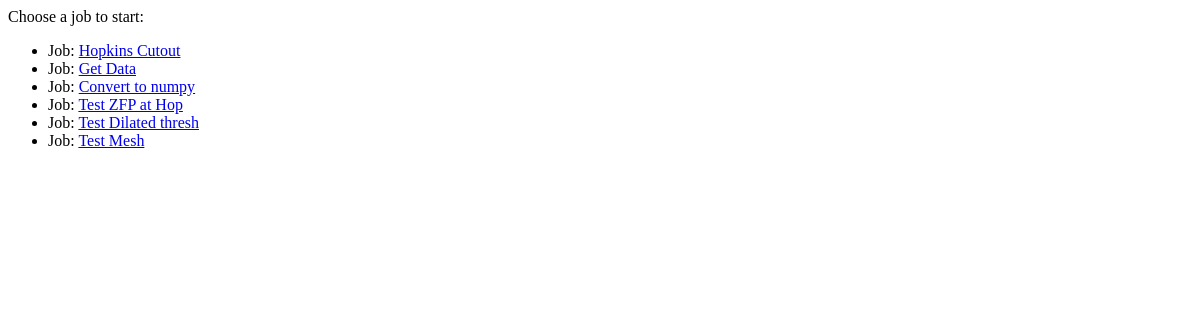
Before: /fec/jobs/ with the older database file.
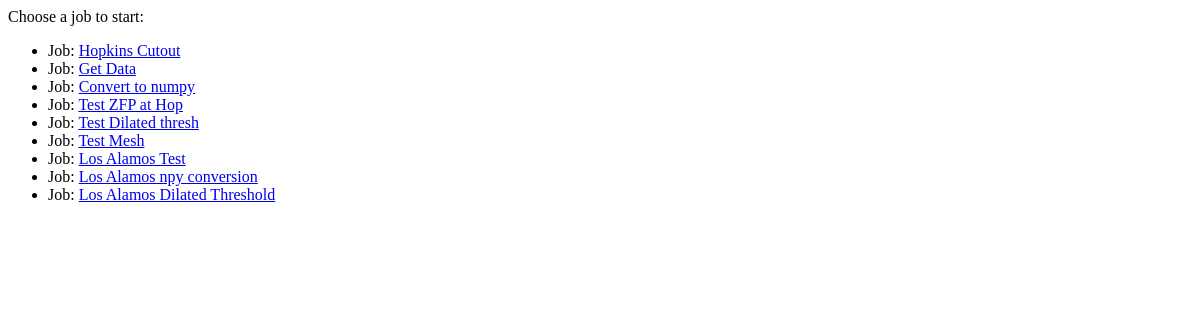
After: the same page with the newer database file.
### fec/models.py (models this page shows, shortened)
class Job(models.Model):
    name = models.CharField(max_length=100)
    xlen = models.IntegerField(default=1) #Cube size is the same for all tasks in a job
    ylen = models.IntegerField(default=1)
    zlen = models.IntegerField(default=1)
    ghostcells = models.IntegerField(default=0)

### fec/views.py (the view)
def jobs(request):
    template = loader.get_template('fec/jobs.html')
    alljobs = Job.objects.all()
    response = HttpResponse(template.render({'jobs': alljobs}, request))
    return response

### fec/templates/fec/jobs.html (shortened to what this page needs)
<ul>
{% for job in jobs %}
     <li>Job: <a href = '/fec/spawnjob/{{job.id}}'>{{job.name}}</a></li>
{% endfor %}
</ul>

Changed rows visible on the page:
added Job: name "Los Alamos Test"
added Job: name "Los Alamos npy conversion"
added Job: name "Los Alamos Dilated Threshold"
